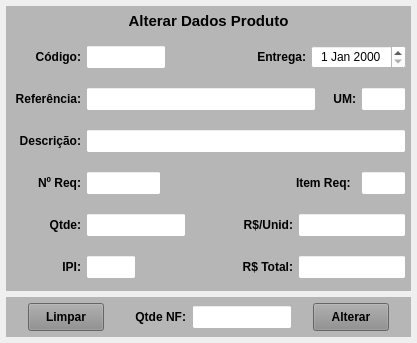
<?xml version="1.0" encoding="UTF-8"?>
<ui version="4.0">
 <class>MainWindow</class>
 <widget class="QMainWindow" name="MainWindow">
  <property name="windowModality">
   <enum>Qt::ApplicationModal</enum>
  </property>
  <property name="enabled">
   <bool>true</bool>
  </property>
  <property name="geometry">
   <rect>
    <x>0</x>
    <y>0</y>
    <width>415</width>
    <height>343</height>
   </rect>
  </property>
  <property name="minimumSize">
   <size>
    <width>0</width>
    <height>0</height>
   </size>
  </property>
  <property name="windowTitle">
   <string>Alterar Ordem de Compra</string>
  </property>
  <property name="documentMode">
   <bool>false</bool>
  </property>
  <widget class="QWidget" name="centralwidget">
   <layout class="QVBoxLayout" name="verticalLayout" stretch="0,0">
    <property name="spacing">
     <number>6</number>
    </property>
    <property name="leftMargin">
     <number>6</number>
    </property>
    <property name="topMargin">
     <number>6</number>
    </property>
    <property name="rightMargin">
     <number>6</number>
    </property>
    <property name="bottomMargin">
     <number>6</number>
    </property>
    <item>
     <widget class="QWidget" name="widget_Cor2" native="true">
      <property name="minimumSize">
       <size>
        <width>0</width>
        <height>0</height>
       </size>
      </property>
      <property name="maximumSize">
       <size>
        <width>16777215</width>
        <height>16777215</height>
       </size>
      </property>
      <property name="styleSheet">
       <string notr="true">background-color: rgb(182, 182, 182);</string>
      </property>
      <layout class="QVBoxLayout" name="verticalLayout_5">
       <property name="spacing">
        <number>6</number>
       </property>
       <property name="leftMargin">
        <number>0</number>
       </property>
       <property name="topMargin">
        <number>0</number>
       </property>
       <property name="rightMargin">
        <number>0</number>
       </property>
       <property name="bottomMargin">
        <number>0</number>
       </property>
       <item>
        <widget class="QLabel" name="label_52">
         <property name="minimumSize">
          <size>
           <width>0</width>
           <height>18</height>
          </size>
         </property>
         <property name="maximumSize">
          <size>
           <width>16777215</width>
           <height>18</height>
          </size>
         </property>
         <property name="font">
          <font>
           <pointsize>11</pointsize>
           <weight>75</weight>
           <bold>true</bold>
          </font>
         </property>
         <property name="text">
          <string>Alterar Dados Produto</string>
         </property>
         <property name="alignment">
          <set>Qt::AlignCenter</set>
         </property>
        </widget>
       </item>
       <item>
        <widget class="QWidget" name="widget_37" native="true">
         <property name="minimumSize">
          <size>
           <width>0</width>
           <height>30</height>
          </size>
         </property>
         <property name="maximumSize">
          <size>
           <width>16777215</width>
           <height>30</height>
          </size>
         </property>
         <property name="styleSheet">
          <string notr="true"/>
         </property>
         <layout class="QHBoxLayout" name="horizontalLayout_2">
          <property name="spacing">
           <number>5</number>
          </property>
          <property name="leftMargin">
           <number>5</number>
          </property>
          <property name="topMargin">
           <number>3</number>
          </property>
          <property name="rightMargin">
           <number>5</number>
          </property>
          <property name="bottomMargin">
           <number>3</number>
          </property>
          <item>
           <widget class="QLabel" name="label_54">
            <property name="minimumSize">
             <size>
              <width>70</width>
              <height>0</height>
             </size>
            </property>
            <property name="maximumSize">
             <size>
              <width>70</width>
              <height>16777215</height>
             </size>
            </property>
            <property name="font">
             <font>
              <pointsize>9</pointsize>
              <weight>75</weight>
              <bold>true</bold>
             </font>
            </property>
            <property name="text">
             <string>Código:</string>
            </property>
            <property name="alignment">
             <set>Qt::AlignRight|Qt::AlignTrailing|Qt::AlignVCenter</set>
            </property>
           </widget>
          </item>
          <item>
           <widget class="QLineEdit" name="line_Codigo">
            <property name="sizePolicy">
             <sizepolicy hsizetype="Preferred" vsizetype="Preferred">
              <horstretch>0</horstretch>
              <verstretch>0</verstretch>
             </sizepolicy>
            </property>
            <property name="minimumSize">
             <size>
              <width>60</width>
              <height>0</height>
             </size>
            </property>
            <property name="maximumSize">
             <size>
              <width>80</width>
              <height>16777215</height>
             </size>
            </property>
            <property name="font">
             <font>
              <pointsize>9</pointsize>
             </font>
            </property>
            <property name="styleSheet">
             <string notr="true">background-color: rgb(255, 255, 255);</string>
            </property>
            <property name="alignment">
             <set>Qt::AlignCenter</set>
            </property>
           </widget>
          </item>
          <item>
           <widget class="QLabel" name="label_2">
            <property name="text">
             <string/>
            </property>
           </widget>
          </item>
          <item>
           <widget class="QLabel" name="label">
            <property name="minimumSize">
             <size>
              <width>70</width>
              <height>0</height>
             </size>
            </property>
            <property name="maximumSize">
             <size>
              <width>70</width>
              <height>16777215</height>
             </size>
            </property>
            <property name="font">
             <font>
              <pointsize>9</pointsize>
              <weight>75</weight>
              <bold>true</bold>
             </font>
            </property>
            <property name="text">
             <string>Entrega:</string>
            </property>
            <property name="alignment">
             <set>Qt::AlignRight|Qt::AlignTrailing|Qt::AlignVCenter</set>
            </property>
           </widget>
          </item>
          <item>
           <widget class="QDateEdit" name="date_Entrega">
            <property name="sizePolicy">
             <sizepolicy hsizetype="Preferred" vsizetype="Preferred">
              <horstretch>0</horstretch>
              <verstretch>0</verstretch>
             </sizepolicy>
            </property>
            <property name="minimumSize">
             <size>
              <width>95</width>
              <height>0</height>
             </size>
            </property>
            <property name="maximumSize">
             <size>
              <width>95</width>
              <height>16777215</height>
             </size>
            </property>
            <property name="font">
             <font>
              <pointsize>9</pointsize>
             </font>
            </property>
            <property name="styleSheet">
             <string notr="true">background-color: rgb(255, 255, 255);</string>
            </property>
            <property name="alignment">
             <set>Qt::AlignCenter</set>
            </property>
           </widget>
          </item>
         </layout>
        </widget>
       </item>
       <item>
        <widget class="QWidget" name="widget_38" native="true">
         <property name="minimumSize">
          <size>
           <width>0</width>
           <height>30</height>
          </size>
         </property>
         <property name="maximumSize">
          <size>
           <width>16777215</width>
           <height>30</height>
          </size>
         </property>
         <property name="styleSheet">
          <string notr="true"/>
         </property>
         <layout class="QHBoxLayout" name="horizontalLayout_4">
          <property name="spacing">
           <number>5</number>
          </property>
          <property name="leftMargin">
           <number>5</number>
          </property>
          <property name="topMargin">
           <number>3</number>
          </property>
          <property name="rightMargin">
           <number>5</number>
          </property>
          <property name="bottomMargin">
           <number>3</number>
          </property>
          <item>
           <widget class="QLabel" name="label_55">
            <property name="minimumSize">
             <size>
              <width>70</width>
              <height>0</height>
             </size>
            </property>
            <property name="maximumSize">
             <size>
              <width>70</width>
              <height>16777215</height>
             </size>
            </property>
            <property name="font">
             <font>
              <pointsize>9</pointsize>
              <weight>75</weight>
              <bold>true</bold>
             </font>
            </property>
            <property name="text">
             <string>Referência:</string>
            </property>
            <property name="alignment">
             <set>Qt::AlignRight|Qt::AlignTrailing|Qt::AlignVCenter</set>
            </property>
           </widget>
          </item>
          <item>
           <widget class="QLineEdit" name="line_Referencia">
            <property name="sizePolicy">
             <sizepolicy hsizetype="Preferred" vsizetype="Preferred">
              <horstretch>0</horstretch>
              <verstretch>0</verstretch>
             </sizepolicy>
            </property>
            <property name="minimumSize">
             <size>
              <width>230</width>
              <height>0</height>
             </size>
            </property>
            <property name="maximumSize">
             <size>
              <width>230</width>
              <height>16777215</height>
             </size>
            </property>
            <property name="font">
             <font>
              <pointsize>9</pointsize>
             </font>
            </property>
            <property name="cursor">
             <cursorShape>IBeamCursor</cursorShape>
            </property>
            <property name="styleSheet">
             <string notr="true">background-color: rgb(255, 255, 255);</string>
            </property>
            <property name="inputMask">
             <string/>
            </property>
            <property name="text">
             <string/>
            </property>
            <property name="maxLength">
             <number>20</number>
            </property>
            <property name="frame">
             <bool>true</bool>
            </property>
            <property name="echoMode">
             <enum>QLineEdit::Normal</enum>
            </property>
            <property name="alignment">
             <set>Qt::AlignCenter</set>
            </property>
           </widget>
          </item>
          <item>
           <widget class="QLabel" name="label_9">
            <property name="text">
             <string/>
            </property>
           </widget>
          </item>
          <item>
           <widget class="QLabel" name="label_27">
            <property name="maximumSize">
             <size>
              <width>25</width>
              <height>16777215</height>
             </size>
            </property>
            <property name="font">
             <font>
              <pointsize>9</pointsize>
              <weight>75</weight>
              <bold>true</bold>
             </font>
            </property>
            <property name="text">
             <string>UM:</string>
            </property>
            <property name="alignment">
             <set>Qt::AlignRight|Qt::AlignTrailing|Qt::AlignVCenter</set>
            </property>
           </widget>
          </item>
          <item>
           <widget class="QLineEdit" name="line_UM">
            <property name="sizePolicy">
             <sizepolicy hsizetype="Preferred" vsizetype="Preferred">
              <horstretch>0</horstretch>
              <verstretch>0</verstretch>
             </sizepolicy>
            </property>
            <property name="minimumSize">
             <size>
              <width>45</width>
              <height>0</height>
             </size>
            </property>
            <property name="maximumSize">
             <size>
              <width>45</width>
              <height>16777215</height>
             </size>
            </property>
            <property name="font">
             <font>
              <pointsize>9</pointsize>
             </font>
            </property>
            <property name="styleSheet">
             <string notr="true">background-color: rgb(255, 255, 255);</string>
            </property>
            <property name="alignment">
             <set>Qt::AlignCenter</set>
            </property>
           </widget>
          </item>
         </layout>
        </widget>
       </item>
       <item>
        <widget class="QWidget" name="widget_14" native="true">
         <property name="minimumSize">
          <size>
           <width>0</width>
           <height>30</height>
          </size>
         </property>
         <property name="maximumSize">
          <size>
           <width>16777215</width>
           <height>30</height>
          </size>
         </property>
         <property name="styleSheet">
          <string notr="true"/>
         </property>
         <layout class="QHBoxLayout" name="horizontalLayout_15">
          <property name="spacing">
           <number>5</number>
          </property>
          <property name="leftMargin">
           <number>5</number>
          </property>
          <property name="topMargin">
           <number>3</number>
          </property>
          <property name="rightMargin">
           <number>5</number>
          </property>
          <property name="bottomMargin">
           <number>3</number>
          </property>
          <item>
           <widget class="QLabel" name="label_49">
            <property name="minimumSize">
             <size>
              <width>70</width>
              <height>0</height>
             </size>
            </property>
            <property name="maximumSize">
             <size>
              <width>70</width>
              <height>16777215</height>
             </size>
            </property>
            <property name="font">
             <font>
              <pointsize>9</pointsize>
              <weight>75</weight>
              <bold>true</bold>
             </font>
            </property>
            <property name="text">
             <string>Descrição:</string>
            </property>
            <property name="alignment">
             <set>Qt::AlignRight|Qt::AlignTrailing|Qt::AlignVCenter</set>
            </property>
           </widget>
          </item>
          <item>
           <widget class="QLineEdit" name="line_Descricao">
            <property name="sizePolicy">
             <sizepolicy hsizetype="Preferred" vsizetype="Preferred">
              <horstretch>0</horstretch>
              <verstretch>0</verstretch>
             </sizepolicy>
            </property>
            <property name="minimumSize">
             <size>
              <width>0</width>
              <height>0</height>
             </size>
            </property>
            <property name="maximumSize">
             <size>
              <width>16777215</width>
              <height>16777215</height>
             </size>
            </property>
            <property name="font">
             <font>
              <pointsize>9</pointsize>
             </font>
            </property>
            <property name="styleSheet">
             <string notr="true">background-color: rgb(255, 255, 255);</string>
            </property>
            <property name="alignment">
             <set>Qt::AlignLeading|Qt::AlignLeft|Qt::AlignVCenter</set>
            </property>
           </widget>
          </item>
         </layout>
        </widget>
       </item>
       <item>
        <widget class="QWidget" name="widget_26" native="true">
         <property name="minimumSize">
          <size>
           <width>0</width>
           <height>30</height>
          </size>
         </property>
         <property name="maximumSize">
          <size>
           <width>16777215</width>
           <height>30</height>
          </size>
         </property>
         <property name="styleSheet">
          <string notr="true"/>
         </property>
         <layout class="QHBoxLayout" name="horizontalLayout_18">
          <property name="spacing">
           <number>5</number>
          </property>
          <property name="leftMargin">
           <number>5</number>
          </property>
          <property name="topMargin">
           <number>3</number>
          </property>
          <property name="rightMargin">
           <number>5</number>
          </property>
          <property name="bottomMargin">
           <number>3</number>
          </property>
          <item>
           <widget class="QLabel" name="label_19">
            <property name="minimumSize">
             <size>
              <width>70</width>
              <height>0</height>
             </size>
            </property>
            <property name="maximumSize">
             <size>
              <width>70</width>
              <height>16777215</height>
             </size>
            </property>
            <property name="font">
             <font>
              <pointsize>9</pointsize>
              <weight>75</weight>
              <bold>true</bold>
             </font>
            </property>
            <property name="text">
             <string>Nº Req:</string>
            </property>
            <property name="alignment">
             <set>Qt::AlignRight|Qt::AlignTrailing|Qt::AlignVCenter</set>
            </property>
           </widget>
          </item>
          <item>
           <widget class="QLineEdit" name="line_Num_Req">
            <property name="sizePolicy">
             <sizepolicy hsizetype="Preferred" vsizetype="Preferred">
              <horstretch>0</horstretch>
              <verstretch>0</verstretch>
             </sizepolicy>
            </property>
            <property name="minimumSize">
             <size>
              <width>75</width>
              <height>0</height>
             </size>
            </property>
            <property name="maximumSize">
             <size>
              <width>75</width>
              <height>16777215</height>
             </size>
            </property>
            <property name="font">
             <font>
              <pointsize>9</pointsize>
             </font>
            </property>
            <property name="styleSheet">
             <string notr="true">background-color: rgb(255, 255, 255);</string>
            </property>
            <property name="text">
             <string/>
            </property>
            <property name="alignment">
             <set>Qt::AlignCenter</set>
            </property>
           </widget>
          </item>
          <item>
           <widget class="QLabel" name="label_5">
            <property name="text">
             <string/>
            </property>
           </widget>
          </item>
          <item>
           <widget class="QLabel" name="label_21">
            <property name="minimumSize">
             <size>
              <width>60</width>
              <height>0</height>
             </size>
            </property>
            <property name="maximumSize">
             <size>
              <width>60</width>
              <height>16777215</height>
             </size>
            </property>
            <property name="font">
             <font>
              <pointsize>9</pointsize>
              <weight>75</weight>
              <bold>true</bold>
             </font>
            </property>
            <property name="text">
             <string>Item Req:</string>
            </property>
           </widget>
          </item>
          <item>
           <widget class="QLineEdit" name="line_Item_Req">
            <property name="sizePolicy">
             <sizepolicy hsizetype="Preferred" vsizetype="Preferred">
              <horstretch>0</horstretch>
              <verstretch>0</verstretch>
             </sizepolicy>
            </property>
            <property name="minimumSize">
             <size>
              <width>45</width>
              <height>0</height>
             </size>
            </property>
            <property name="maximumSize">
             <size>
              <width>45</width>
              <height>16777215</height>
             </size>
            </property>
            <property name="font">
             <font>
              <pointsize>9</pointsize>
             </font>
            </property>
            <property name="styleSheet">
             <string notr="true">background-color: rgb(255, 255, 255);</string>
            </property>
            <property name="alignment">
             <set>Qt::AlignCenter</set>
            </property>
           </widget>
          </item>
         </layout>
        </widget>
       </item>
       <item>
        <widget class="QWidget" name="widget_16" native="true">
         <property name="minimumSize">
          <size>
           <width>0</width>
           <height>30</height>
          </size>
         </property>
         <property name="maximumSize">
          <size>
           <width>16777215</width>
           <height>30</height>
          </size>
         </property>
         <property name="styleSheet">
          <string notr="true"/>
         </property>
         <layout class="QHBoxLayout" name="horizontalLayout_17">
          <property name="spacing">
           <number>5</number>
          </property>
          <property name="leftMargin">
           <number>5</number>
          </property>
          <property name="topMargin">
           <number>3</number>
          </property>
          <property name="rightMargin">
           <number>5</number>
          </property>
          <property name="bottomMargin">
           <number>3</number>
          </property>
          <item>
           <widget class="QLabel" name="label_37">
            <property name="minimumSize">
             <size>
              <width>70</width>
              <height>0</height>
             </size>
            </property>
            <property name="maximumSize">
             <size>
              <width>70</width>
              <height>16777215</height>
             </size>
            </property>
            <property name="font">
             <font>
              <pointsize>9</pointsize>
              <weight>75</weight>
              <bold>true</bold>
             </font>
            </property>
            <property name="text">
             <string>Qtde:</string>
            </property>
            <property name="alignment">
             <set>Qt::AlignRight|Qt::AlignTrailing|Qt::AlignVCenter</set>
            </property>
           </widget>
          </item>
          <item>
           <widget class="QLineEdit" name="line_Qtde">
            <property name="sizePolicy">
             <sizepolicy hsizetype="Preferred" vsizetype="Preferred">
              <horstretch>0</horstretch>
              <verstretch>0</verstretch>
             </sizepolicy>
            </property>
            <property name="minimumSize">
             <size>
              <width>100</width>
              <height>0</height>
             </size>
            </property>
            <property name="maximumSize">
             <size>
              <width>100</width>
              <height>16777215</height>
             </size>
            </property>
            <property name="font">
             <font>
              <pointsize>9</pointsize>
             </font>
            </property>
            <property name="cursor">
             <cursorShape>IBeamCursor</cursorShape>
            </property>
            <property name="styleSheet">
             <string notr="true">background-color: rgb(255, 255, 255);</string>
            </property>
            <property name="inputMask">
             <string/>
            </property>
            <property name="text">
             <string/>
            </property>
            <property name="frame">
             <bool>true</bool>
            </property>
            <property name="echoMode">
             <enum>QLineEdit::Normal</enum>
            </property>
            <property name="alignment">
             <set>Qt::AlignCenter</set>
            </property>
           </widget>
          </item>
          <item>
           <widget class="QLabel" name="label_6">
            <property name="text">
             <string/>
            </property>
           </widget>
          </item>
          <item>
           <widget class="QLabel" name="label_39">
            <property name="minimumSize">
             <size>
              <width>70</width>
              <height>0</height>
             </size>
            </property>
            <property name="maximumSize">
             <size>
              <width>70</width>
              <height>16777215</height>
             </size>
            </property>
            <property name="font">
             <font>
              <pointsize>9</pointsize>
              <weight>75</weight>
              <bold>true</bold>
             </font>
            </property>
            <property name="text">
             <string>R$/Unid:</string>
            </property>
            <property name="alignment">
             <set>Qt::AlignRight|Qt::AlignTrailing|Qt::AlignVCenter</set>
            </property>
           </widget>
          </item>
          <item>
           <widget class="QLineEdit" name="line_Unit">
            <property name="sizePolicy">
             <sizepolicy hsizetype="Preferred" vsizetype="Preferred">
              <horstretch>0</horstretch>
              <verstretch>0</verstretch>
             </sizepolicy>
            </property>
            <property name="minimumSize">
             <size>
              <width>75</width>
              <height>0</height>
             </size>
            </property>
            <property name="maximumSize">
             <size>
              <width>16777215</width>
              <height>16777215</height>
             </size>
            </property>
            <property name="font">
             <font>
              <pointsize>9</pointsize>
             </font>
            </property>
            <property name="cursor">
             <cursorShape>IBeamCursor</cursorShape>
            </property>
            <property name="styleSheet">
             <string notr="true">background-color: rgb(255, 255, 255);</string>
            </property>
            <property name="inputMask">
             <string/>
            </property>
            <property name="text">
             <string/>
            </property>
            <property name="maxLength">
             <number>30</number>
            </property>
            <property name="frame">
             <bool>true</bool>
            </property>
            <property name="echoMode">
             <enum>QLineEdit::Normal</enum>
            </property>
            <property name="alignment">
             <set>Qt::AlignCenter</set>
            </property>
           </widget>
          </item>
         </layout>
        </widget>
       </item>
       <item>
        <widget class="QWidget" name="widget_24" native="true">
         <property name="minimumSize">
          <size>
           <width>0</width>
           <height>30</height>
          </size>
         </property>
         <property name="maximumSize">
          <size>
           <width>16777215</width>
           <height>30</height>
          </size>
         </property>
         <property name="styleSheet">
          <string notr="true"/>
         </property>
         <layout class="QHBoxLayout" name="horizontalLayout_11">
          <property name="spacing">
           <number>5</number>
          </property>
          <property name="leftMargin">
           <number>5</number>
          </property>
          <property name="topMargin">
           <number>3</number>
          </property>
          <property name="rightMargin">
           <number>5</number>
          </property>
          <property name="bottomMargin">
           <number>3</number>
          </property>
          <item>
           <widget class="QLabel" name="label_47">
            <property name="minimumSize">
             <size>
              <width>70</width>
              <height>0</height>
             </size>
            </property>
            <property name="maximumSize">
             <size>
              <width>70</width>
              <height>16777215</height>
             </size>
            </property>
            <property name="font">
             <font>
              <pointsize>9</pointsize>
              <weight>75</weight>
              <bold>true</bold>
             </font>
            </property>
            <property name="text">
             <string>IPI:</string>
            </property>
            <property name="alignment">
             <set>Qt::AlignRight|Qt::AlignTrailing|Qt::AlignVCenter</set>
            </property>
           </widget>
          </item>
          <item>
           <widget class="QLineEdit" name="line_Ipi">
            <property name="sizePolicy">
             <sizepolicy hsizetype="Preferred" vsizetype="Preferred">
              <horstretch>0</horstretch>
              <verstretch>0</verstretch>
             </sizepolicy>
            </property>
            <property name="minimumSize">
             <size>
              <width>50</width>
              <height>0</height>
             </size>
            </property>
            <property name="maximumSize">
             <size>
              <width>50</width>
              <height>16777215</height>
             </size>
            </property>
            <property name="styleSheet">
             <string notr="true">background-color: rgb(255, 255, 255);</string>
            </property>
            <property name="alignment">
             <set>Qt::AlignCenter</set>
            </property>
           </widget>
          </item>
          <item>
           <widget class="QLabel" name="label_10">
            <property name="text">
             <string/>
            </property>
           </widget>
          </item>
          <item>
           <widget class="QLabel" name="label_44">
            <property name="minimumSize">
             <size>
              <width>60</width>
              <height>0</height>
             </size>
            </property>
            <property name="maximumSize">
             <size>
              <width>60</width>
              <height>16777215</height>
             </size>
            </property>
            <property name="font">
             <font>
              <pointsize>9</pointsize>
              <weight>75</weight>
              <bold>true</bold>
             </font>
            </property>
            <property name="text">
             <string>R$ Total:</string>
            </property>
            <property name="alignment">
             <set>Qt::AlignRight|Qt::AlignTrailing|Qt::AlignVCenter</set>
            </property>
           </widget>
          </item>
          <item>
           <widget class="QLineEdit" name="line_ValorTotal">
            <property name="sizePolicy">
             <sizepolicy hsizetype="Preferred" vsizetype="Preferred">
              <horstretch>0</horstretch>
              <verstretch>0</verstretch>
             </sizepolicy>
            </property>
            <property name="minimumSize">
             <size>
              <width>70</width>
              <height>0</height>
             </size>
            </property>
            <property name="maximumSize">
             <size>
              <width>16777215</width>
              <height>16777215</height>
             </size>
            </property>
            <property name="font">
             <font>
              <pointsize>9</pointsize>
             </font>
            </property>
            <property name="styleSheet">
             <string notr="true">background-color: rgb(255, 255, 255);</string>
            </property>
            <property name="alignment">
             <set>Qt::AlignCenter</set>
            </property>
           </widget>
          </item>
         </layout>
        </widget>
       </item>
      </layout>
     </widget>
    </item>
    <item>
     <widget class="QWidget" name="widget" native="true">
      <property name="minimumSize">
       <size>
        <width>0</width>
        <height>40</height>
       </size>
      </property>
      <property name="maximumSize">
       <size>
        <width>16777215</width>
        <height>40</height>
       </size>
      </property>
      <property name="styleSheet">
       <string notr="true">background-color: rgb(182, 182, 182);</string>
      </property>
      <layout class="QHBoxLayout" name="horizontalLayout">
       <property name="leftMargin">
        <number>6</number>
       </property>
       <property name="topMargin">
        <number>6</number>
       </property>
       <property name="rightMargin">
        <number>6</number>
       </property>
       <property name="bottomMargin">
        <number>6</number>
       </property>
       <item>
        <widget class="QLabel" name="label_3">
         <property name="text">
          <string/>
         </property>
        </widget>
       </item>
       <item>
        <widget class="QPushButton" name="btn_Limpar">
         <property name="sizePolicy">
          <sizepolicy hsizetype="Preferred" vsizetype="Preferred">
           <horstretch>0</horstretch>
           <verstretch>0</verstretch>
          </sizepolicy>
         </property>
         <property name="minimumSize">
          <size>
           <width>76</width>
           <height>0</height>
          </size>
         </property>
         <property name="maximumSize">
          <size>
           <width>76</width>
           <height>16777215</height>
          </size>
         </property>
         <property name="font">
          <font>
           <pointsize>9</pointsize>
           <weight>75</weight>
           <bold>true</bold>
          </font>
         </property>
         <property name="cursor">
          <cursorShape>PointingHandCursor</cursorShape>
         </property>
         <property name="layoutDirection">
          <enum>Qt::LeftToRight</enum>
         </property>
         <property name="autoFillBackground">
          <bool>false</bool>
         </property>
         <property name="styleSheet">
          <string notr="true">background-color: rgb(141, 141, 141);</string>
         </property>
         <property name="text">
          <string>Limpar</string>
         </property>
         <property name="checkable">
          <bool>false</bool>
         </property>
         <property name="autoDefault">
          <bool>false</bool>
         </property>
         <property name="default">
          <bool>false</bool>
         </property>
         <property name="flat">
          <bool>false</bool>
         </property>
        </widget>
       </item>
       <item>
        <widget class="QLabel" name="label_4">
         <property name="text">
          <string/>
         </property>
        </widget>
       </item>
       <item>
        <widget class="QLabel" name="label_38">
         <property name="minimumSize">
          <size>
           <width>60</width>
           <height>0</height>
          </size>
         </property>
         <property name="maximumSize">
          <size>
           <width>60</width>
           <height>16777215</height>
          </size>
         </property>
         <property name="font">
          <font>
           <pointsize>9</pointsize>
           <weight>75</weight>
           <bold>true</bold>
          </font>
         </property>
         <property name="text">
          <string>Qtde NF:</string>
         </property>
         <property name="alignment">
          <set>Qt::AlignRight|Qt::AlignTrailing|Qt::AlignVCenter</set>
         </property>
        </widget>
       </item>
       <item>
        <widget class="QLineEdit" name="line_Qtde_Nf">
         <property name="sizePolicy">
          <sizepolicy hsizetype="Preferred" vsizetype="Preferred">
           <horstretch>0</horstretch>
           <verstretch>0</verstretch>
          </sizepolicy>
         </property>
         <property name="minimumSize">
          <size>
           <width>100</width>
           <height>24</height>
          </size>
         </property>
         <property name="maximumSize">
          <size>
           <width>100</width>
           <height>24</height>
          </size>
         </property>
         <property name="font">
          <font>
           <pointsize>9</pointsize>
          </font>
         </property>
         <property name="cursor">
          <cursorShape>IBeamCursor</cursorShape>
         </property>
         <property name="styleSheet">
          <string notr="true">background-color: rgb(255, 255, 255);</string>
         </property>
         <property name="inputMask">
          <string/>
         </property>
         <property name="text">
          <string/>
         </property>
         <property name="frame">
          <bool>true</bool>
         </property>
         <property name="echoMode">
          <enum>QLineEdit::Normal</enum>
         </property>
         <property name="alignment">
          <set>Qt::AlignCenter</set>
         </property>
        </widget>
       </item>
       <item>
        <widget class="QLabel" name="label_7">
         <property name="text">
          <string/>
         </property>
        </widget>
       </item>
       <item>
        <widget class="QPushButton" name="btn_Alterar">
         <property name="sizePolicy">
          <sizepolicy hsizetype="Preferred" vsizetype="Preferred">
           <horstretch>0</horstretch>
           <verstretch>0</verstretch>
          </sizepolicy>
         </property>
         <property name="minimumSize">
          <size>
           <width>76</width>
           <height>0</height>
          </size>
         </property>
         <property name="maximumSize">
          <size>
           <width>76</width>
           <height>16777215</height>
          </size>
         </property>
         <property name="font">
          <font>
           <pointsize>9</pointsize>
           <weight>75</weight>
           <bold>true</bold>
          </font>
         </property>
         <property name="cursor">
          <cursorShape>PointingHandCursor</cursorShape>
         </property>
         <property name="layoutDirection">
          <enum>Qt::LeftToRight</enum>
         </property>
         <property name="autoFillBackground">
          <bool>false</bool>
         </property>
         <property name="styleSheet">
          <string notr="true">background-color: rgb(141, 141, 141);</string>
         </property>
         <property name="text">
          <string>Alterar</string>
         </property>
         <property name="checkable">
          <bool>false</bool>
         </property>
         <property name="autoDefault">
          <bool>false</bool>
         </property>
         <property name="default">
          <bool>false</bool>
         </property>
         <property name="flat">
          <bool>false</bool>
         </property>
        </widget>
       </item>
       <item>
        <widget class="QLabel" name="label_8">
         <property name="text">
          <string/>
         </property>
        </widget>
       </item>
      </layout>
     </widget>
    </item>
   </layout>
  </widget>
 </widget>
 <tabstops>
  <tabstop>date_Entrega</tabstop>
  <tabstop>line_Qtde</tabstop>
  <tabstop>line_Unit</tabstop>
  <tabstop>line_Ipi</tabstop>
  <tabstop>line_ValorTotal</tabstop>
  <tabstop>btn_Alterar</tabstop>
  <tabstop>line_Item_Req</tabstop>
  <tabstop>line_Codigo</tabstop>
  <tabstop>line_Referencia</tabstop>
  <tabstop>line_UM</tabstop>
  <tabstop>line_Descricao</tabstop>
  <tabstop>btn_Limpar</tabstop>
  <tabstop>line_Qtde_Nf</tabstop>
  <tabstop>line_Num_Req</tabstop>
 </tabstops>
 <resources/>
 <connections/>
</ui>
